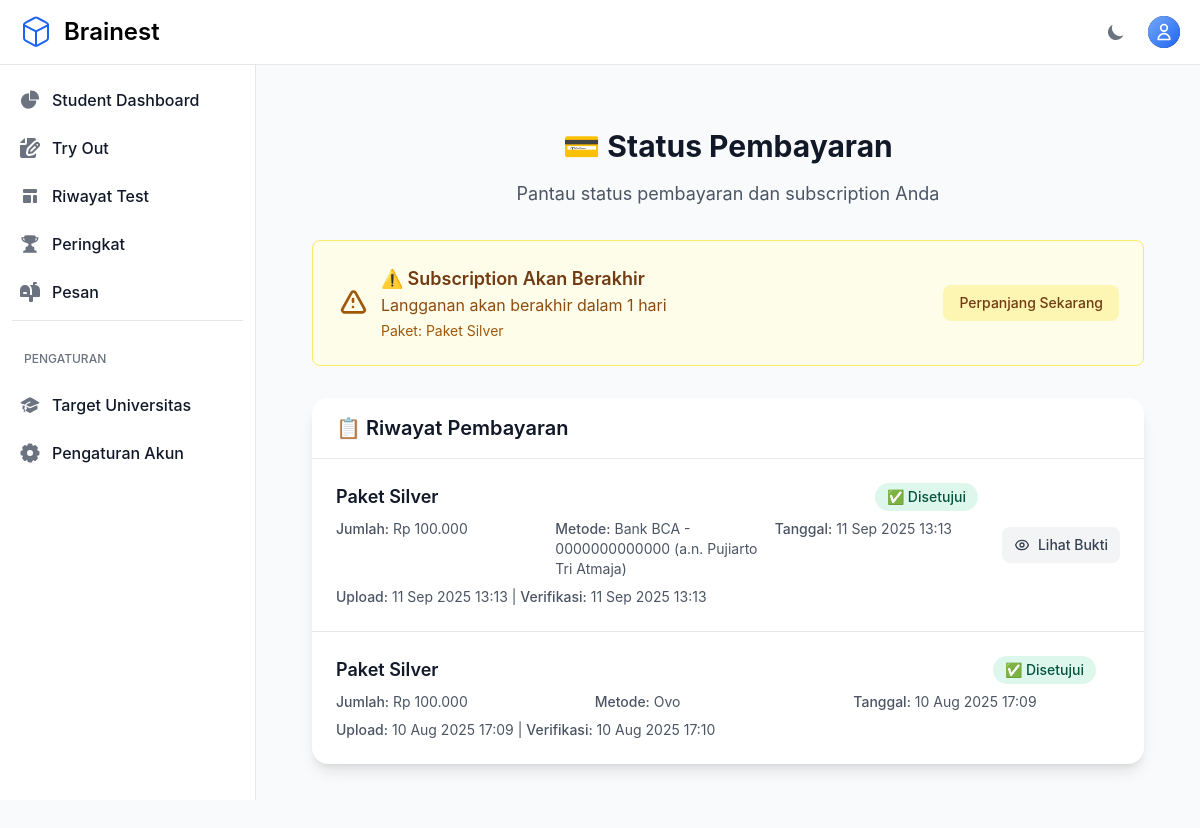
/subscription/payment-status/ (signed in), run on the app's committed database.
### otosapp/models.py (models this page shows, shortened)
class SubscriptionPackage(models.Model):
    name = models.CharField(max_length=100, verbose_name="Nama Paket")
    description = models.TextField(verbose_name="Deskripsi Paket")
    features = models.TextField(help_text="Fitur-fitur yang tersedia (satu per baris)", verbose_name="Fitur")
    price = models.DecimalField(max_digits=10, decimal_places=2, verbose_name="Harga")
    duration_days = models.IntegerField(verbose_name="Durasi (hari)")
    is_active = models.BooleanField(default=True, verbose_name="Aktif")
    created_at = models.DateTimeField(auto_now_add=True)
    updated_at = models.DateTimeField(auto_now=True)
    access_level = models.CharField(
        max_length=20,
        choices=AccessLevel.choices,
        default=AccessLevel.SILVER,
        help_text="Tentukan tier akses yang diberikan paket ini"
    )
    is_featured = models.BooleanField(default=False, verbose_name="Paket Unggulan")
    class Meta:
        verbose_name = "Paket Berlangganan"
        verbose_name_plural = "Paket Berlangganan"
        ordering = ['price']

class PaymentProof(models.Model):
    STATUS_CHOICES = [
        ('pending', 'Menunggu Verifikasi'),
        ('approved', 'Disetujui'),
        ('rejected', 'Ditolak'),
    ]
    user = models.ForeignKey(User, on_delete=models.CASCADE, related_name='payment_proofs')
    package = models.ForeignKey(SubscriptionPackage, on_delete=models.CASCADE)
    proof_image = models.ImageField(upload_to='payment_proofs/', verbose_name="Bukti Pembayaran", storage=get_storage, max_length=500)
    payment_method = models.CharField(max_length=100, verbose_name="Metode Pembayaran")
    payment_date = models.DateTimeField(verbose_name="Tanggal Pembayaran")
    amount_paid = models.DecimalField(max_digits=10, decimal_places=2, verbose_name="Jumlah Bayar")
    notes = models.TextField(blank=True, null=True, verbose_name="Catatan")
    status = models.CharField(max_length=20, choices=STATUS_CHOICES, default='pending')
    verified_by = models.ForeignKey(User, on_delete=models.SET_NULL, null=True, blank=True,
                                  related_name='verified_payments', verbose_name="Diverifikasi oleh")
    verified_at = models.DateTimeField(null=True, blank=True)
    admin_notes = models.TextField(blank=True, null=True, verbose_name="Catatan Admin")
    created_at = models.DateTimeField(auto_now_add=True)
    updated_at = models.DateTimeField(auto_now=True)
    class Meta:
        verbose_name = "Bukti Pembayaran"
        verbose_name_plural = "Bukti Pembayaran"
        ordering = ['-created_at']

### otosapp/views.py (the view)
# urls.py: path('subscription/payment-status/', views.payment_status, name='payment_status'),
@login_required
def payment_status(request):
    payments = PaymentProof.objects.filter(user=request.user).order_by('-created_at')
    context = {
        'payments': payments,
        'subscription_status': request.user.get_subscription_status(),
    }
    return render(request, 'subscription/payment_status.html', context)

### otosapp/models.py (called while the page is built)
    def is_admin(self):
        return self.role and self.role.role_name == 'Admin'

    def is_expired(self):
        from django.utils import timezone
        return timezone.now() > self.end_date

    def days_remaining(self):
        from django.utils import timezone
        if self.is_expired():
            return 0
        delta = self.end_date - timezone.now()
        return delta.days

### otosapp/templatetags/custom_filters.py (called while the page is built)
@register.filter
def format_idr(value):
    if value in (None, ''):
        return '0'
    try:
        if isinstance(value, str):
            digits_only = ''.join(ch for ch in value if ch.isdigit())
            if not digits_only:
                return value
            amount = Decimal(digits_only)
        else:
            amount = Decimal(str(value))
    except (InvalidOperation, ValueError):
        return value
    integer_part = int(amount)
    return f"{integer_part:,}".replace(',', '.')

### otosapp/templatetags/media_helpers.py (called while the page is built, shortened)
@register.filter
def safe_image_url(image_field):
    if not image_field:
        return "/static/images/no-image.svg"
    try:
        if str(image_field).startswith('http'):
            return str(image_field)
    except Exception:
        return "/static/images/no-image.svg"

### otosapp/templates/subscription/payment_status.html (shortened to what this page needs)
{% extends 'base.html' %}
{% load media_helpers %}
{% load custom_filters %}
{% block content %}
<div class="max-w-6xl mx-auto px-4 sm:px-6 lg:px-8 py-8">
    <div class="text-center mb-8">
        <h1 class="text-3xl font-bold text-gray-900 dark:text-white mb-4">
            💳 Status Pembayaran
        </h1>
        <p class="text-lg text-gray-600 dark:text-gray-400">
            Pantau status pembayaran dan subscription Anda
        </p>
    </div>
    <div class="mb-8">
        {% if subscription_status.status == 'active' %}
        <div class="bg-green-50 border border-green-200 rounded-lg p-6 dark:bg-green-900/20 dark:border-green-800">
            <div class="flex items-center">
                <div class="flex-shrink-0">
                    <svg class="w-8 h-8 text-green-600 dark:text-green-400" fill="none" stroke="currentColor" viewBox="0 0 24 24">
                        <path stroke-linecap="round" stroke-linejoin="round" stroke-width="2" d="M9 12l2 2 4-4m6 2a9 9 0 11-18 0 9 9 0 0118 0z"/>
                    </svg>
                </div>
                <div class="ml-3">
                    <h3 class="text-lg font-semibold text-green-800 dark:text-green-200">✅ Subscription Aktif</h3>
                    <p class="text-green-700 dark:text-green-300">{{ subscription_status.message }}</p>
                    <p class="text-sm text-green-600 dark:text-green-400 mt-1">Paket: {{ subscription_status.package.name }}</p>
                </div>
            </div>
        </div>
        {% elif subscription_status.status == 'expiring_soon' %}
        <div class="bg-yellow-50 border border-yellow-200 rounded-lg p-6 dark:bg-yellow-900/20 dark:border-yellow-800">
            <div class="flex items-center justify-between">
                <div class="flex items-center">
                    <div class="flex-shrink-0">
                    </div>
                    <div class="ml-3">
                        <h3 class="text-lg font-semibold text-yellow-800 dark:text-yellow-200">⚠️ Subscription Akan Berakhir</h3>
                        <p class="text-yellow-700 dark:text-yellow-300">{{ subscription_status.message }}</p>
                        <p class="text-sm text-yellow-600 dark:text-yellow-400 mt-1">Paket: {{ subscription_status.package.name }}</p>
                    </div>
                </div>
                <a href="{% url 'subscription_packages' %}" class="inline-flex items-center px-4 py-2 text-sm font-medium text-yellow-800 bg-yellow-100 hover:bg-yellow-200 rounded-lg dark:bg-yellow-900 dark:text-yellow-300 dark:hover:bg-yellow-800 transition-colors">
                    Perpanjang Sekarang
                </a>
            </div>
        </div>
        {% endif %}
    </div>
    <div class="bg-white dark:bg-gray-800 rounded-2xl shadow-lg">
        <div class="px-6 py-4 border-b border-gray-200 dark:border-gray-700">
            <h3 class="text-xl font-semibold text-gray-900 dark:text-white">📋 Riwayat Pembayaran</h3>
        </div>
        {% if payments %}
        <div class="divide-y divide-gray-200 dark:divide-gray-700">
            {% for payment in payments %}
            <div class="p-6">
                <div class="flex items-center justify-between">
                    <div class="flex-1">
                        <div class="flex items-center justify-between mb-2">
                            <h4 class="text-lg font-semibold text-gray-900 dark:text-white">{{ payment.package.name }}</h4>
                            <span class="inline-flex items-center px-3 py-1 rounded-full text-sm font-medium
                                {% if payment.status == 'approved' %}bg-green-100 text-green-800 dark:bg-green-900 dark:text-green-200
                                {% elif payment.status == 'rejected' %}bg-red-100 text-red-800 dark:bg-red-900 dark:text-red-200
                                {% else %}bg-yellow-100 text-yellow-800 dark:bg-yellow-900 dark:text-yellow-200{% endif %}">
                                {% if payment.status == 'approved' %}✅ Disetujui
                                {% elif payment.status == 'rejected' %}❌ Ditolak
                                {% else %}⏳ Menunggu Verifikasi{% endif %}
                            </span>
                        </div>
                        <div class="grid grid-cols-1 md:grid-cols-3 gap-4 text-sm text-gray-600 dark:text-gray-400">
                            <div>
                                <span class="font-medium">Jumlah:</span> Rp {{ payment.amount_paid|format_idr }}
                            </div>
                            <div>
                                <span class="font-medium">Metode:</span> {{ payment.payment_method }}
                            </div>
                            <div>
                                <span class="font-medium">Tanggal:</span> {{ payment.payment_date|date:"d M Y H:i" }}
                            </div>
                        </div>
                        <div class="mt-2 text-sm text-gray-600 dark:text-gray-400">
                            <span class="font-medium">Upload:</span> {{ payment.created_at|date:"d M Y H:i" }}
                            {% if payment.verified_at %}
                            | <span class="font-medium">Verifikasi:</span> {{ payment.verified_at|date:"d M Y H:i" }}
                            {% endif %}
                        </div>
                    </div>
                    <div class="ml-6 flex-shrink-0">
                        {% if payment.proof_image %}
                        <button onclick="showImageModal('{{ payment.proof_image|safe_image_url }}', '{{ payment.package.name }}')"
                                class="inline-flex items-center px-3 py-2 text-sm font-medium text-gray-700 bg-gray-100 hover:bg-gray-200 rounded-lg dark:bg-gray-700 dark:text-gray-300 dark:hover:bg-gray-600 transition-colors">
                            Lihat Bukti
                        </button>
                        {% endif %}
                    </div>
                </div>
            </div>
            {% endfor %}
        </div>
        {% endif %}
    </div>
</div>
{% endblock %}

### data on the page
SubscriptionPackage: package.name "Paket Silver"
PaymentProof: package.name "Paket Silver", status "✅ Disetujui", amount_paid "100.000", payment_method "Bank BCA - 0000000000000 (a.n. Pujiarto Tri Atmaja)", payment_date "11 Sep 2025 13:13", created_at "11 Sep 2025 13:13", verified_at "11 Sep 2025 13:13"
PaymentProof: package.name "Paket Silver", status "✅ Disetujui", amount_paid "100.000", payment_method "Ovo", payment_date "10 Aug 2025 17:09", created_at "10 Aug 2025 17:09", verified_at "10 Aug 2025 17:10"

### other printed values
{{ subscription_status.message }} "Langganan akan berakhir dalam 1 hari"
